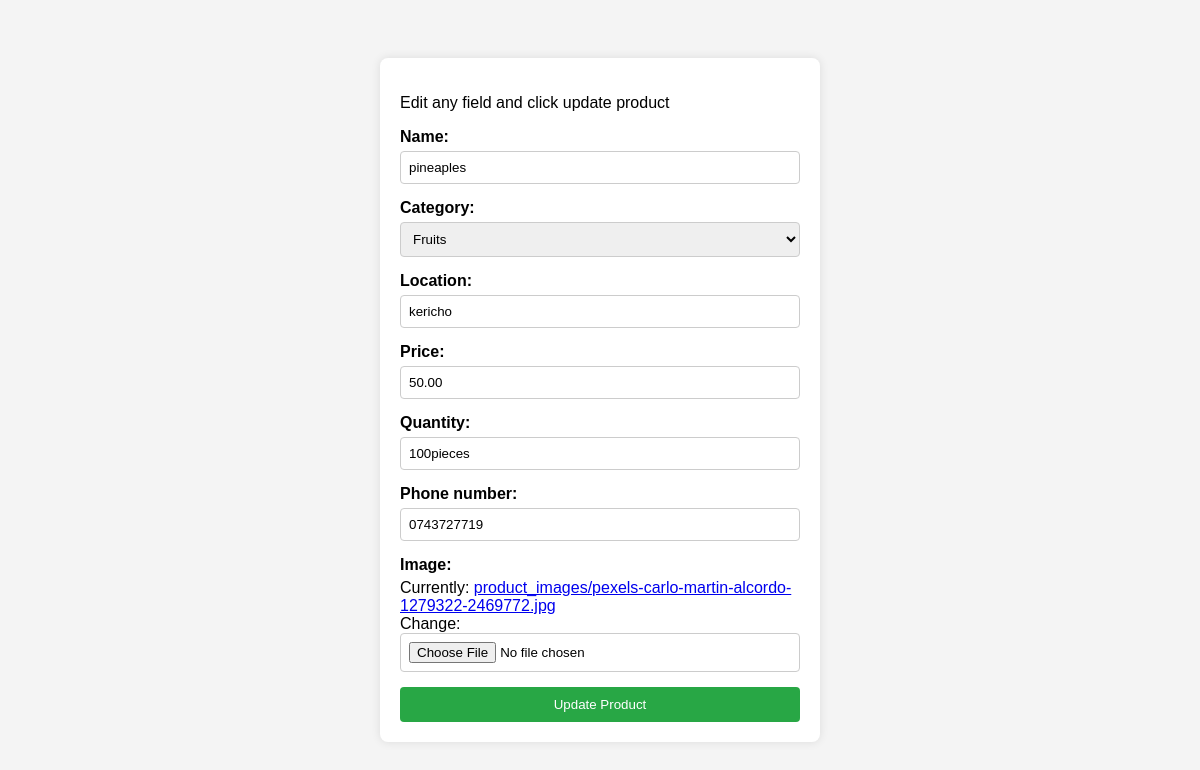
Page /app1/update/5 (signed in) on the committed database.
### app1/models.py (models this page shows, shortened)
class Product(models.Model):
    CATEGORY_CHOICES = [
        ('grains', 'Grains'),
        ('vegetables', 'Vegetables'),
        ('fruits', 'Fruits'),
        ('livestock', 'Livestock'),
        ('tubers', 'Tubers'),
    ]
    seller = models.ForeignKey(User, on_delete=models.CASCADE)
    name = models.CharField(max_length=100)
    category = models.CharField(max_length=50, choices=CATEGORY_CHOICES)
    location = models.CharField(max_length=100)
    price = models.DecimalField(max_digits=10, decimal_places=2)
    quantity = models.CharField(max_length=50) # e.g., "50 bags"
    phone_number = models.CharField(max_length=15)
    image = models.ImageField(upload_to='product_images/') # Requires Pillow installed

### app1/views.py (the view)
# urls.py: path('update/<str:pk>',views.update,name='update'),
@login_required
def update(request, pk):
    product = get_object_or_404(Product, id=pk)
    if product.seller != request.user:
        return redirect('home')
    if request.method == 'POST':
        form = ProductForm(request.POST, request.FILES, instance=product)
        if form.is_valid():
            form.save()
            return redirect('home')
    else:
        form = ProductForm(instance=product)
    return render(request, 'app1/update.html', {'form': form})

### app1/forms.py
class ProductForm(forms.ModelForm):
    class Meta:
        model = Product
        fields = ['name', 'category', 'location', 'price', 'quantity', 'phone_number', 'image']

### app1/context_processors.py (called while the page is built)
def saved_items_processor(request):
    if request.user.is_authenticated:
        saved_items = SavedItem.objects.filter(user=request.user).select_related('product')
        return {'saved_items': saved_items}
    return {'saved_items': []}

### app1/templates/app1/update.html (shortened to what this page needs)
<!DOCTYPE html>
<html lang="en">
<head>
</head>
<body>
    <div class="form-container">
        <p>Edit  any field and click update product</p>
        <form action="" method="POST" enctype="multipart/form-data">
            {% for field in form %}
                <div class="form-group">
                    {{ field.label_tag }}
                    {{ field }}
                </div>
            {% endfor %}
            <button type="submit" class="btn-save">Update Product</button>
        </form>
    </div>
</body>
</html>

### app1/templates/app1/update.html (style rules this page uses)
body { font-family: sans-serif; background-color: #f4f4f4; display: flex; justify-content: center; padding-top: 50px; }
.form-container { background: white; padding: 20px; border-radius: 8px; box-shadow: 0 0 10px rgba(0,0,0,0.1); width: 400px; }
.form-group { margin-bottom: 15px; }
.form-group label { display: block; margin-bottom: 5px; font-weight: bold; }
.form-group input, .form-group select { width: 100%; padding: 8px; border: 1px solid #ccc; border-radius: 4px; box-sizing: border-box; }
.btn-save { width: 100%; padding: 10px; background-color: #28a745; color: white; border: none; border-radius: 4px; cursor: pointer; }

### rows in the picture
Product: form "pineaples" "Fruits" "kericho" "50.00" "100pieces" "0743727719"

### other values in the picture
{{ field.label_tag }} "Name:" "Category:" "Location:" "Price:" "Quantity:" "Phone number:" "Image:"
